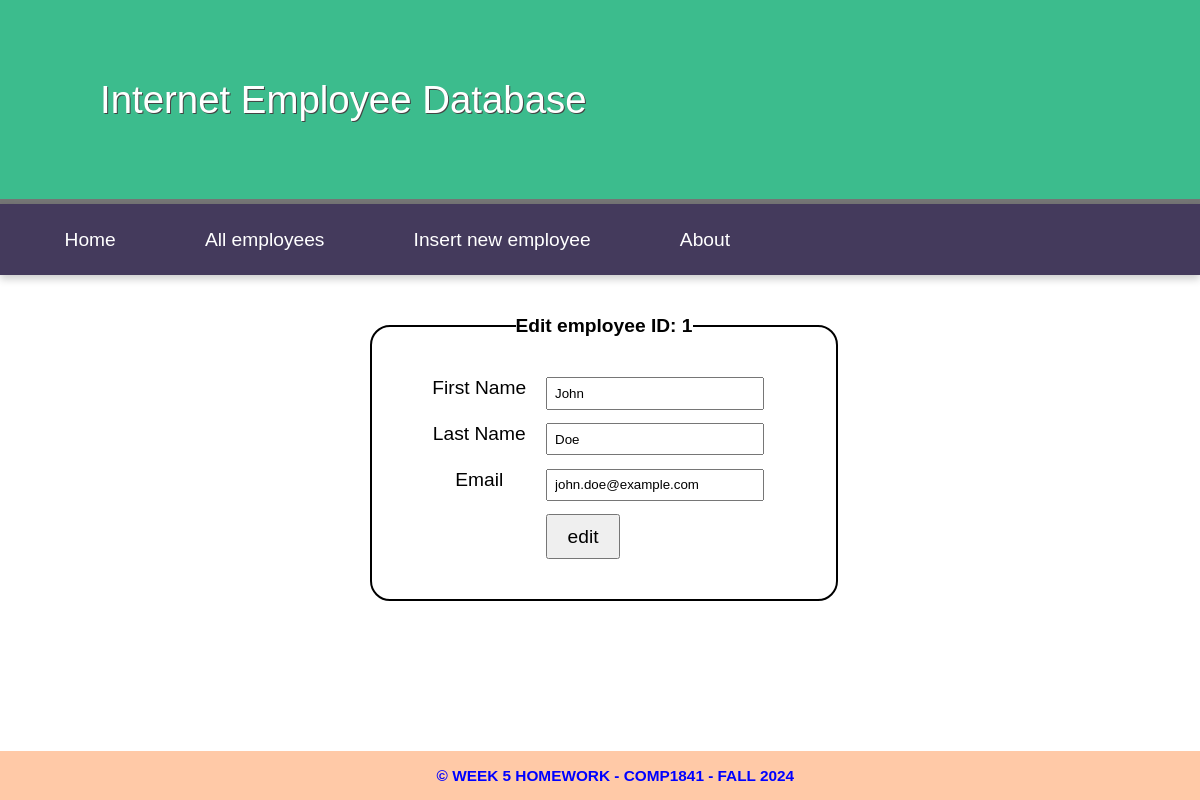
/edit/edit.php?id=1, run on the app's committed database.
### tables this page shows
CREATE TABLE `employee` (
  `id` int(11) NOT NULL,
  `first_name` varchar(50) DEFAULT NULL,
  `last_name` varchar(50) DEFAULT NULL,
  `email` varchar(100) DEFAULT NULL
);

### edit/edit.html.php (the view, shortened to what this page needs)
<fieldset>
    <legend style="font-weight: bold;"> Edit employee ID: <?= $_GET['id']?></legend>
    <form action="" method="post" onsubmit="return check_space(first_name, last_name, email)">
        <label for="first_name">First Name</label>
        <input type="text" name="first_name" placeholder="Enter employee first name" value="<?=$employee['first_name']?>" required>
        <label for="last_name">Last Name</label>
        <input type="text" name="last_name" placeholder="Enter employee last name" value="<?=$employee['last_name']?>" required>
        <label for="email">Email</label>
        <input type="email" name="email" placeholder="Enter author email" value="<?=$employee['email']?>" required>
        <input type="submit" name="edit" value="edit">
    </form>
</fieldset>

### templates/style.css (style rules this page uses)
* { margin: 0; padding: 0; }
body { font-family: Arial, Helvetica, Sans-serif; }
body { font-size: 1.2em; font-family: arial, helvetica, sans-serif; }
input, label, select, textarea { float: left; width: 15em; margin-bottom: 1em; padding: 0.5em; }
label { clear: left; padding: 0; width: 7em; }
form { overflow: auto; clear: both; display: block; width: 20em; }
input[type="submit"] { margin-left: 7em; width: auto; padding: 0.5em 1em; clear: both; font-size: 1em; }
fieldset { width: 0; padding: 40px; padding-bottom: 20px; margin: 20px 120px; border: black 2px solid; border-radius: 20px; }

### data on the page
employee: first_name "John", last_name "Doe", email "john.doe@example.com"

### other printed values
$_GET['id'] "1"
